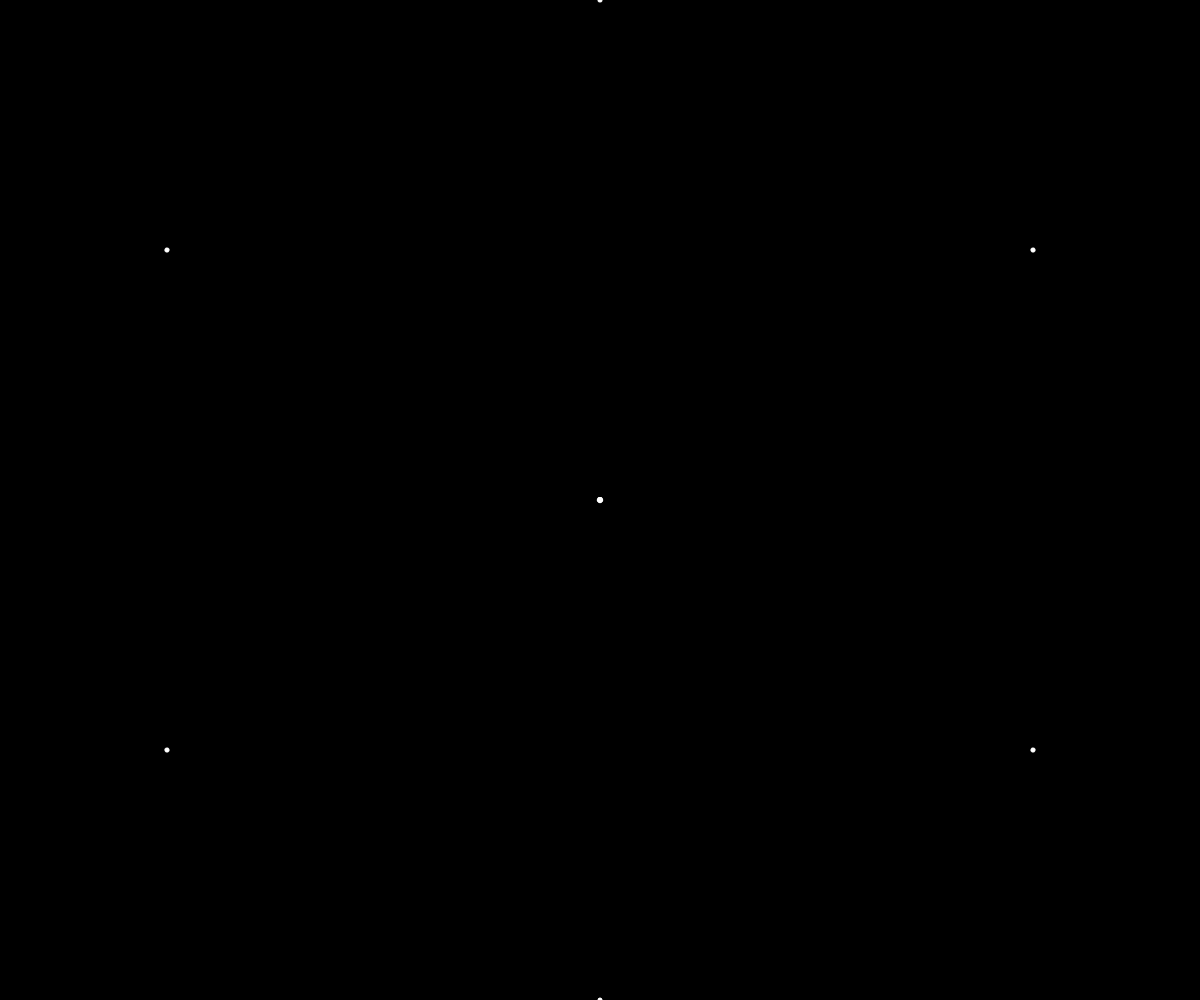
Frame 1 (no input)
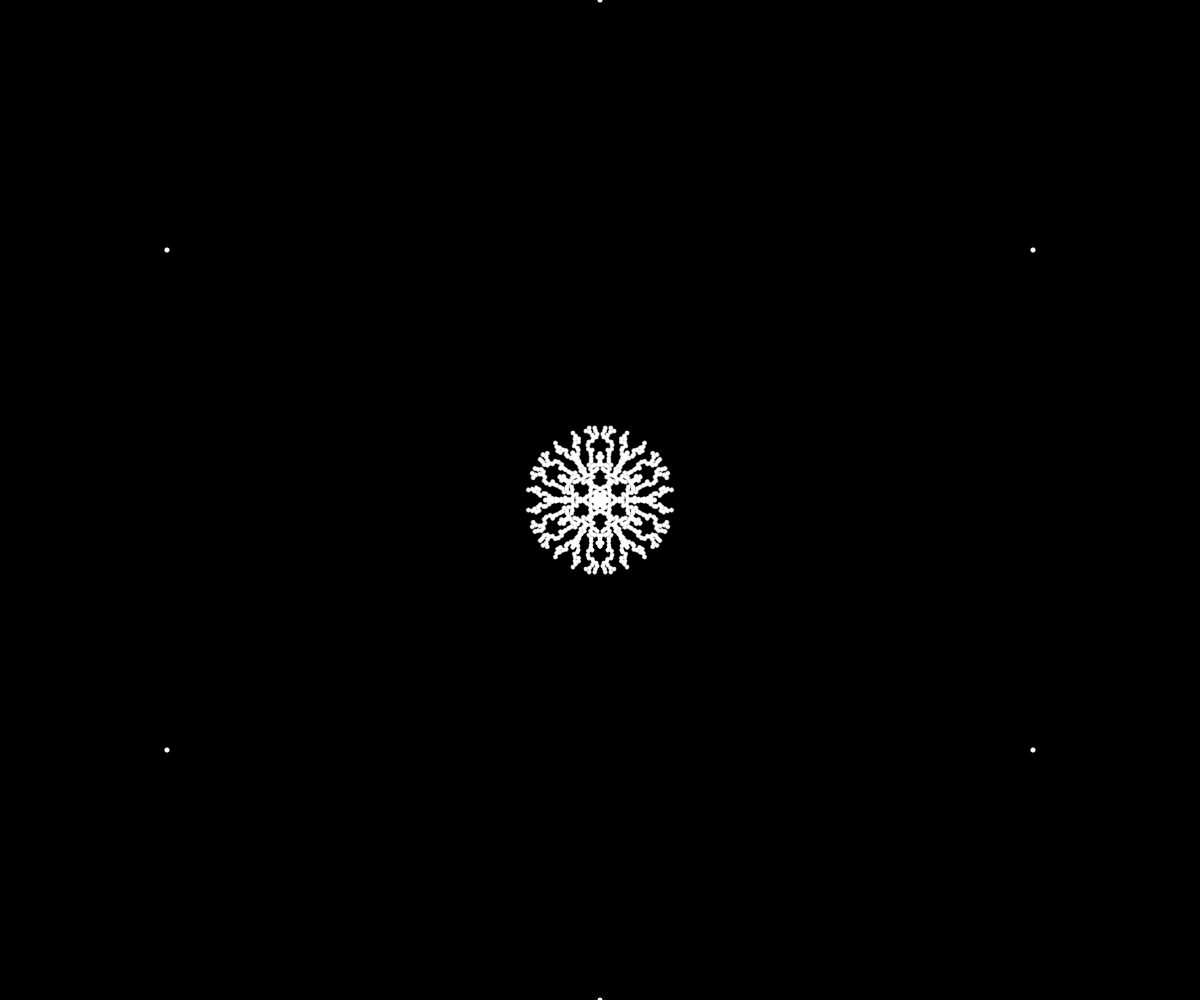
Frame 60 (no input)
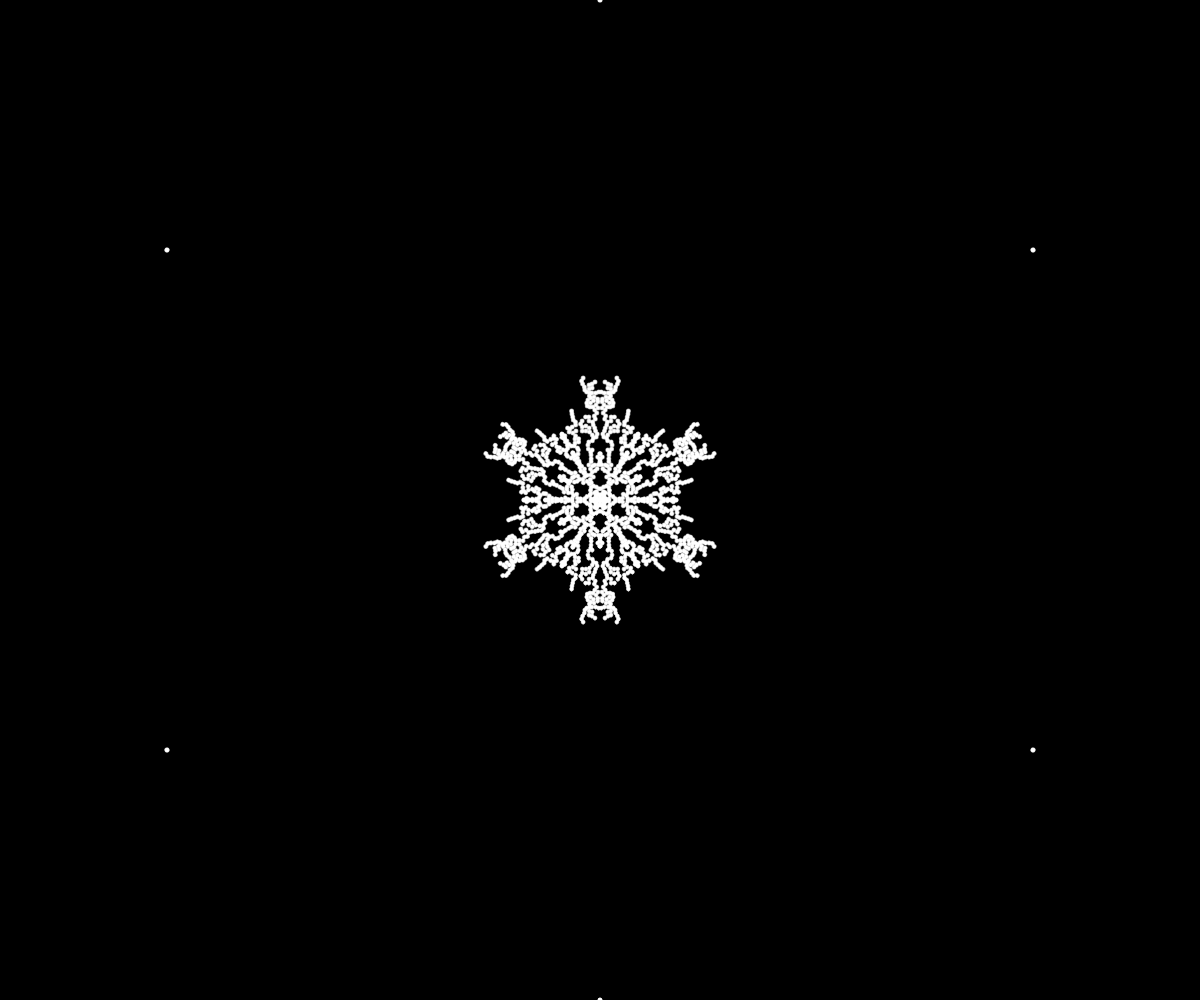
Frame 120 (the mouse pressed at the canvas centre since frame 60)

The p5.js sketch that drew these frames (run headless with seeded random() and noise() and a simulated clock; from frame 60 on, the mouse is pressed at the canvas centre):

// p5.js sketch
// ── sketch.js
let current;
let snowflake = [];

function setup() {
  createCanvas(windowWidth, windowHeight);
  current = new Particle(height/2, random(0,10));
}

function draw() {
  translate(width/2, height/2);
  rotate(PI/6);
  background(0);

  let count = 0;
  while (!current.finished() && !current.intersects(snowflake)) {
    current.update();
    count++;
  }

  // If a particle doesn't move at all we're done
  // This is an exit condition not implemented in the video
  if (count == 0) {
    noLoop();
    console.log('snowflake completed');
  }

  snowflake.push(current);
  current = new Particle(height/2, 0);

  for (let i = 0; i < 6; i++) {
    rotate(PI/3);
    current.show();
    for (let p of snowflake) {
      p.show();
    }

    push();
    scale(1, -1);
    current.show();
    for (let p of snowflake) {
      p.show();
    }
    pop();
  }
}

// ── Particle.js
class Particle {

  constructor(radius, angle) {
    this.pos = p5.Vector.fromAngle(angle);
    this.pos.mult(radius);
    this.r = 2;
  }

  update() {
    this.pos.x -= 1;
    this.pos.y += random(-2,2);

    let angle = this.pos.heading();
    angle = constrain(angle, 0, PI/6);
    let magnitude = this.pos.mag();
    this.pos = p5.Vector.fromAngle(angle);
    this.pos.setMag(magnitude);
  }

  show() {
    //fill(100, 200, 255, 150);
    fill(255)
    stroke(255, 150);
    ellipse(this.pos.x, this.pos.y, this.r * 2);
  }

  intersects(snowflake) {
    let result = false;
    for (let s of snowflake) {
      let d = dist(s.pos.x, s.pos.y, this.pos.x, this.pos.y);
      if (d < this.r * 2) {
        result = true;
        break;
      }
    }
    return result;
  }

  finished() {
    return (this.pos.x < 1);
  }
}
